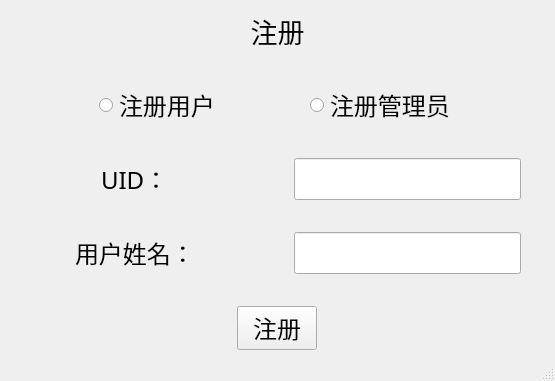
<?xml version="1.0" encoding="UTF-8"?>
<ui version="4.0">
 <class>SignUp</class>
 <widget class="QMainWindow" name="SignUp">
  <property name="geometry">
   <rect>
    <x>0</x>
    <y>0</y>
    <width>555</width>
    <height>381</height>
   </rect>
  </property>
  <property name="windowTitle">
   <string>MainWindow</string>
  </property>
  <widget class="QWidget" name="centralwidget">
   <layout class="QVBoxLayout" name="verticalLayout">
    <property name="spacing">
     <number>32</number>
    </property>
    <item>
     <widget class="QLabel" name="label">
      <property name="font">
       <font>
        <family>幼圆</family>
        <pointsize>20</pointsize>
       </font>
      </property>
      <property name="text">
       <string>注册</string>
      </property>
      <property name="alignment">
       <set>Qt::AlignCenter</set>
      </property>
     </widget>
    </item>
    <item>
     <layout class="QHBoxLayout" name="horizontalLayout">
      <property name="spacing">
       <number>0</number>
      </property>
      <property name="leftMargin">
       <number>0</number>
      </property>
      <property name="topMargin">
       <number>0</number>
      </property>
      <property name="rightMargin">
       <number>0</number>
      </property>
      <property name="bottomMargin">
       <number>0</number>
      </property>
      <item>
       <widget class="QRadioButton" name="user_radioButton">
        <property name="sizePolicy">
         <sizepolicy hsizetype="Fixed" vsizetype="Fixed">
          <horstretch>0</horstretch>
          <verstretch>0</verstretch>
         </sizepolicy>
        </property>
        <property name="font">
         <font>
          <family>幼圆</family>
          <pointsize>18</pointsize>
         </font>
        </property>
        <property name="text">
         <string>注册用户</string>
        </property>
       </widget>
      </item>
      <item>
       <widget class="QRadioButton" name="admin_radioButton_2">
        <property name="sizePolicy">
         <sizepolicy hsizetype="Fixed" vsizetype="Fixed">
          <horstretch>0</horstretch>
          <verstretch>0</verstretch>
         </sizepolicy>
        </property>
        <property name="font">
         <font>
          <family>幼圆</family>
          <pointsize>18</pointsize>
         </font>
        </property>
        <property name="text">
         <string>注册管理员</string>
        </property>
       </widget>
      </item>
     </layout>
    </item>
    <item>
     <layout class="QHBoxLayout" name="horizontalLayout_2">
      <property name="topMargin">
       <number>0</number>
      </property>
      <property name="rightMargin">
       <number>0</number>
      </property>
      <item alignment="Qt::AlignHCenter">
       <widget class="QLabel" name="label_2">
        <property name="sizePolicy">
         <sizepolicy hsizetype="Preferred" vsizetype="Preferred">
          <horstretch>1</horstretch>
          <verstretch>0</verstretch>
         </sizepolicy>
        </property>
        <property name="font">
         <font>
          <family>幼圆</family>
          <pointsize>18</pointsize>
         </font>
        </property>
        <property name="text">
         <string>UID：</string>
        </property>
       </widget>
      </item>
      <item alignment="Qt::AlignLeft">
       <widget class="QLineEdit" name="uid_lineEdit">
        <property name="sizePolicy">
         <sizepolicy hsizetype="Preferred" vsizetype="Fixed">
          <horstretch>1</horstretch>
          <verstretch>0</verstretch>
         </sizepolicy>
        </property>
        <property name="font">
         <font>
          <family>幼圆</family>
          <pointsize>18</pointsize>
         </font>
        </property>
       </widget>
      </item>
     </layout>
    </item>
    <item>
     <layout class="QHBoxLayout" name="horizontalLayout_3">
      <property name="topMargin">
       <number>0</number>
      </property>
      <property name="rightMargin">
       <number>0</number>
      </property>
      <item alignment="Qt::AlignHCenter">
       <widget class="QLabel" name="label_3">
        <property name="font">
         <font>
          <family>幼圆</family>
          <pointsize>18</pointsize>
         </font>
        </property>
        <property name="text">
         <string>用户姓名：</string>
        </property>
       </widget>
      </item>
      <item alignment="Qt::AlignLeft">
       <widget class="QLineEdit" name="name_lineEdit_2">
        <property name="sizePolicy">
         <sizepolicy hsizetype="Preferred" vsizetype="Fixed">
          <horstretch>0</horstretch>
          <verstretch>0</verstretch>
         </sizepolicy>
        </property>
        <property name="font">
         <font>
          <family>幼圆</family>
          <pointsize>18</pointsize>
         </font>
        </property>
       </widget>
      </item>
     </layout>
    </item>
    <item alignment="Qt::AlignHCenter">
     <widget class="QPushButton" name="register_pushButton">
      <property name="sizePolicy">
       <sizepolicy hsizetype="Fixed" vsizetype="Fixed">
        <horstretch>0</horstretch>
        <verstretch>0</verstretch>
       </sizepolicy>
      </property>
      <property name="font">
       <font>
        <family>幼圆</family>
        <pointsize>18</pointsize>
       </font>
      </property>
      <property name="text">
       <string>注册</string>
      </property>
     </widget>
    </item>
   </layout>
  </widget>
  <widget class="QMenuBar" name="menubar">
   <property name="geometry">
    <rect>
     <x>0</x>
     <y>0</y>
     <width>555</width>
     <height>21</height>
    </rect>
   </property>
  </widget>
  <widget class="QStatusBar" name="statusbar"/>
 </widget>
 <resources/>
 <connections/>
</ui>
